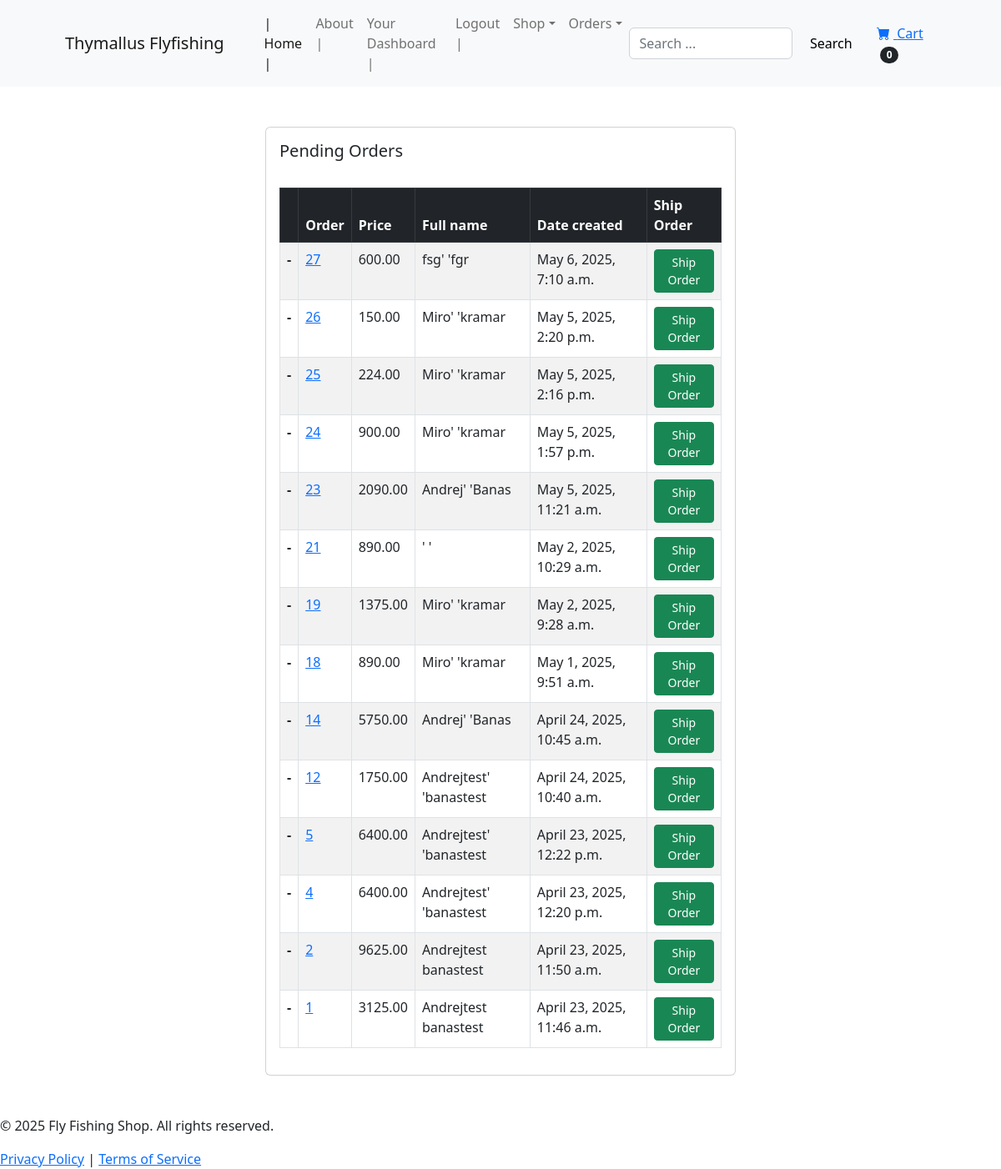
The app's page /status-not-shipped (signed in) with its own data.
### order/models.py (models this page shows, shortened)
class Order(models.Model):
    member = models.ManyToManyField(Member, related_name='orders', blank=True)
    full_name = models.CharField(max_length=255)
    email = models.EmailField(max_length=255)
    shipping_label = models.TextField(max_length=1500)
    amount_paid = MoneyField(max_digits=14, decimal_places=2, default_currency='EUR', default = 0)
    created_at = models.DateTimeField(auto_now_add=True) #this is setting now without using datetime module
    status = models.BooleanField(default=False)
    date_shipped = models.DateTimeField(null=True, blank=True)
    class Meta:
        ordering = ['-created_at']

### order/views.py (the view, shortened to what this page needs)
# urls.py: path('status-not-shipped', views.status_not_shipped, name="status-not-shipped"),
def status_not_shipped(request):
    if request.user.is_authenticated and request.user.is_superuser:
        orders = Order.objects.filter(status=False).order_by('-created_at')
        context = {"orders": orders}
        return render(request, 'order/status_not_shipped.html', context)
    else:
        messages.success(request, "You do not have permissions")
        return redirect("index")

### cart/cart.py (called while the page is built)
    def __len__(self):
        return len(self.cart)

### cart/context_processors.py (called while the page is built)
def cart(request):
    return {'cart': Cart(request)}

### order/Templates/Order/status_not_shipped.html (shortened to what this page needs)
{% extends 'user_auth/base.html' %}
{% block content %}
<section class="py-4">
    <div class="container-fluid px-4 py-4">
        <div class="row gx-4 gx-lg-5">
            <div class="col-md-8 mx-auto">
                <div class="row">
                    <div class="col-12 d-flex justify-content-center">
                        <div class="card w-75">
                            <div class="card-body">
                                <h5 class="card-title">Pending Orders</h5>
                                <table class="table table-striped table-hover table-bordered">
  <thead class="table-dark">
    <tr>
      <th scope="col"></th>
      <th scope="col">Order</th>
      <th scope="col">Price</th>
      <th scope="col">Full name</th>
      <th scope="col">Date created</th>
        <th scope="col">Ship Order</th>
    </tr>
  </thead>
  <tbody>
  {% for item in orders %}
    <tr>
      <th scope="row">-</th>
      <td><a href="{% url 'orders' item.id %}">{{ item.id }}</a></td>
      <td>{{ item.amount_paid}}</td>
      <td>{{ item.full_name }}</td>
      <td>{{ item.created_at }}</td>
        <td>
            <form method="POST">
                <button type="Submit" class="btn btn-success btn-sm">Ship Order</button>
            </form>
        </td>
    </tr>
 {% endfor %}
  </tbody>
</table>
                            </div>
                        </div>
                    </div>
                </div>
        </div>
    </div>
    </section>
{% endblock %}

### records on screen
Order: id "27", amount_paid "600.00", full_name "fsg' 'fgr", created_at "May 6, 2025, 7:10 a.m."
Order: id "26", amount_paid "150.00", full_name "Miro' 'kramar", created_at "May 5, 2025, 2:20 p.m."
Order: id "25", amount_paid "224.00", full_name "Miro' 'kramar", created_at "May 5, 2025, 2:16 p.m."
Order: id "24", amount_paid "900.00", full_name "Miro' 'kramar", created_at "May 5, 2025, 1:57 p.m."
Order: id "23", amount_paid "2090.00", full_name "Andrej' 'Banas", created_at "May 5, 2025, 11:21 a.m."
Order: id "21", amount_paid "890.00", full_name "' '", created_at "May 2, 2025, 10:29 a.m."
Order: id "19", amount_paid "1375.00", full_name "Miro' 'kramar", created_at "May 2, 2025, 9:28 a.m."
Order: id "18", amount_paid "890.00", full_name "Miro' 'kramar", created_at "May 1, 2025, 9:51 a.m."
Order: id "14", amount_paid "5750.00", full_name "Andrej' 'Banas", created_at "April 24, 2025, 10:45 a.m."
Order: id "12", amount_paid "1750.00", full_name "Andrejtest' 'banastest", created_at "April 24, 2025, 10:40 a.m."
Order: id "5", amount_paid "6400.00", full_name "Andrejtest' 'banastest", created_at "April 23, 2025, 12:22 p.m."
Order: id "4", amount_paid "6400.00", full_name "Andrejtest' 'banastest", created_at "April 23, 2025, 12:20 p.m."
Order: id "2", amount_paid "9625.00", full_name "Andrejtest banastest", created_at "April 23, 2025, 11:50 a.m."
Order: id "1", amount_paid "3125.00", full_name "Andrejtest banastest", created_at "April 23, 2025, 11:46 a.m."

### other values on screen
{{ cart|length }} "0"
